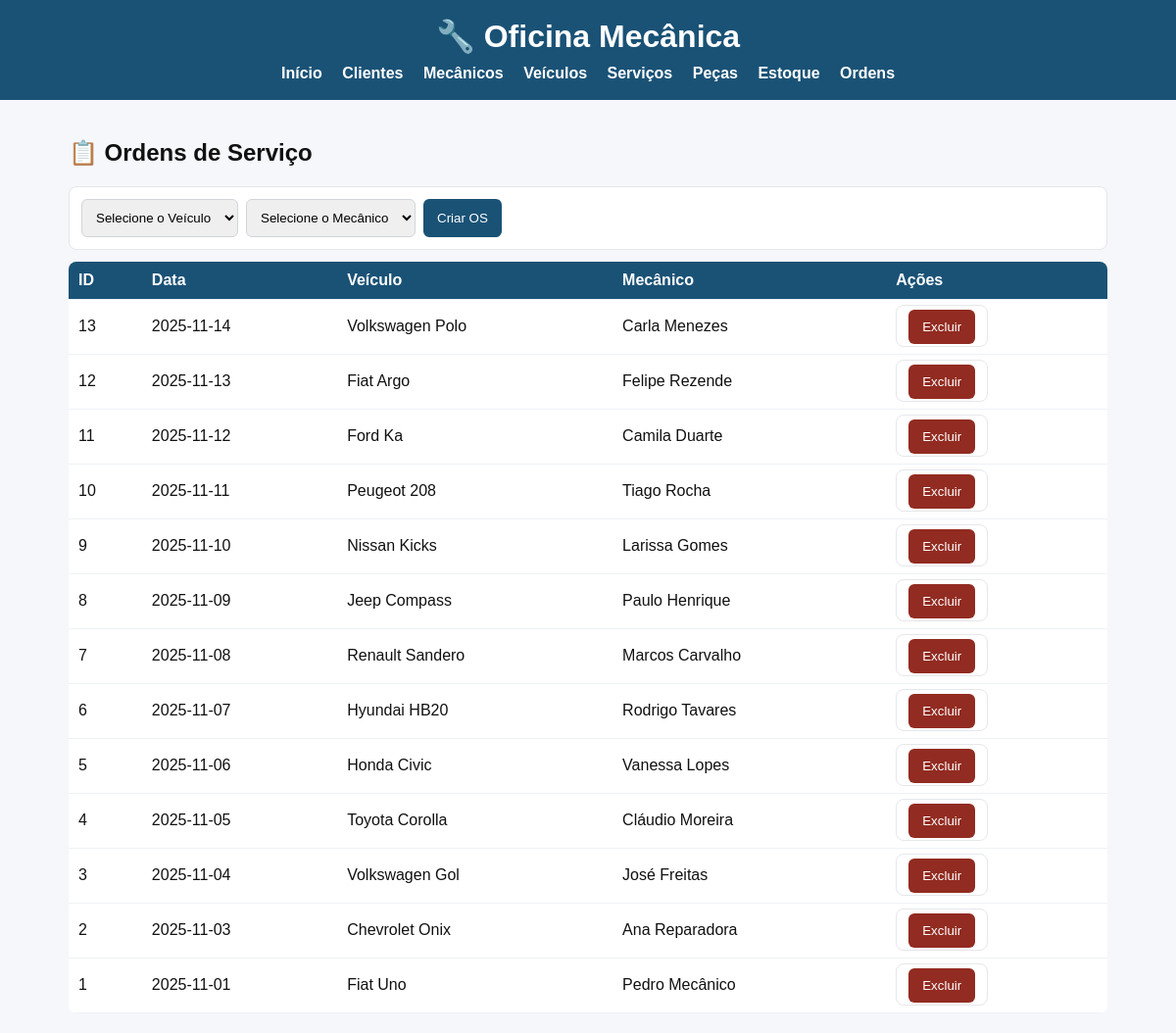
Page /ordens.php on the committed database.
### tables this page shows
CREATE TABLE ordens_servico (
    id_os INT AUTO_INCREMENT PRIMARY KEY,
    data_emissao DATE,
    data_conclusao DATE,
    id_mecanico INT,
    id_veiculo INT,
    FOREIGN KEY (id_mecanico) REFERENCES mecanicos(id_mecanico),
    FOREIGN KEY (id_veiculo) REFERENCES veiculos(id_veiculo)
);

CREATE TABLE veiculos (
    id_veiculo INT AUTO_INCREMENT PRIMARY KEY,
    placa VARCHAR(10) UNIQUE NOT NULL,
    modelo VARCHAR(100),
    ano INT,
    id_cliente INT,
    FOREIGN KEY (id_cliente) REFERENCES clientes(id_cliente)
);

CREATE TABLE mecanicos (
    id_mecanico INT AUTO_INCREMENT PRIMARY KEY,
    cpf_mecanico VARCHAR(14) NOT NULL,
    nome_mecanico VARCHAR(100) NOT NULL
);

### public/ordens.php (the view, shortened to what this page needs)
<?php
require_once __DIR__ . '/../db/conexao.php';
$result = $conn->query("SELECT os.*, v.modelo, m.nome_mecanico
FROM ordens_servico os
LEFT JOIN veiculos v ON os.id_veiculo=v.id_veiculo
LEFT JOIN mecanicos m ON os.id_mecanico=m.id_mecanico
ORDER BY os.id_os DESC");
?>
<?php include __DIR__ . '/../includes/header.php'; ?>
<h2>📋 Ordens de Serviço</h2>
<form method="POST">
  <select name="veiculo" required>
    <option value="">Selecione o Veículo</option>
  </select>
  <select name="mecanico" required>
    <option value="">Selecione o Mecânico</option>
  </select>
  <button type="submit">Criar OS</button>
</form>
<table>
<tr><th>ID</th><th>Data</th><th>Veículo</th><th>Mecânico</th><th>Ações</th></tr>
<?php while($row = $result->fetch_assoc()): ?>
<tr>
  <td><?= $row['id_os'] ?></td>
  <td><?= $row['data_emissao'] ?></td>
  <td><?= htmlspecialchars($row['modelo']) ?></td>
  <td><?= htmlspecialchars($row['nome_mecanico']) ?></td>
  <td>
    <form method="POST" style="display:inline" onsubmit="return confirm('Excluir esta OS?');">
      <button class="del">Excluir</button>
    </form>
  </td>
</tr>
<?php endwhile; ?>
</table>
<?php include __DIR__ . '/../includes/footer.php'; ?>

### public/estilo.css (style rules this page uses)
* { box-sizing:border-box }
body { font-family:Arial,Helvetica,sans-serif;background:#f5f7fb;margin:0;color:#111 }
form { background:#fff;border:1px solid #e5e7eb;border-radius:8px;padding:12px;margin:12px 0;display:flex;flex-wrap:wrap;gap:8px }
input[type=text],input[type=number],select { padding:10px;border:1px solid #d1d5db;border-radius:6px }
button { background:#1a5276;color:#fff;border:none;padding:10px 14px;border-radius:6px;cursor:pointer }
button.del { background:#922b21 }
table { width:100%;border-collapse:collapse;background:#fff;border-radius:8px;overflow:hidden;margin-top:10px }
th,td { padding:10px;border-bottom:1px solid #eef2f6;text-align:left }
th { background:#1a5276;color:#fff }

### rows in the picture
ordens_servico: id_os "13", data_emissao "2025-11-14", id_veiculo.modelo "Volkswagen Polo", id_mecanico.nome_mecanico "Carla Menezes"
ordens_servico: id_os "12", data_emissao "2025-11-13", id_veiculo.modelo "Fiat Argo", id_mecanico.nome_mecanico "Felipe Rezende"
ordens_servico: id_os "11", data_emissao "2025-11-12", id_veiculo.modelo "Ford Ka", id_mecanico.nome_mecanico "Camila Duarte"
ordens_servico: id_os "10", data_emissao "2025-11-11", id_veiculo.modelo "Peugeot 208", id_mecanico.nome_mecanico "Tiago Rocha"
ordens_servico: id_os "9", data_emissao "2025-11-10", id_veiculo.modelo "Nissan Kicks", id_mecanico.nome_mecanico "Larissa Gomes"
ordens_servico: id_os "8", data_emissao "2025-11-09", id_veiculo.modelo "Jeep Compass", id_mecanico.nome_mecanico "Paulo Henrique"
ordens_servico: id_os "7", data_emissao "2025-11-08", id_veiculo.modelo "Renault Sandero", id_mecanico.nome_mecanico "Marcos Carvalho"
ordens_servico: id_os "6", data_emissao "2025-11-07", id_veiculo.modelo "Hyundai HB20", id_mecanico.nome_mecanico "Rodrigo Tavares"
ordens_servico: id_os "5", data_emissao "2025-11-06", id_veiculo.modelo "Honda Civic", id_mecanico.nome_mecanico "Vanessa Lopes"
ordens_servico: id_os "4", data_emissao "2025-11-05", id_veiculo.modelo "Toyota Corolla", id_mecanico.nome_mecanico "Cláudio Moreira"
ordens_servico: id_os "3", data_emissao "2025-11-04", id_veiculo.modelo "Volkswagen Gol", id_mecanico.nome_mecanico "José Freitas"
ordens_servico: id_os "2", data_emissao "2025-11-03", id_veiculo.modelo "Chevrolet Onix", id_mecanico.nome_mecanico "Ana Reparadora"
ordens_servico: id_os "1", data_emissao "2025-11-01", id_veiculo.modelo "Fiat Uno", id_mecanico.nome_mecanico "Pedro Mecânico"
